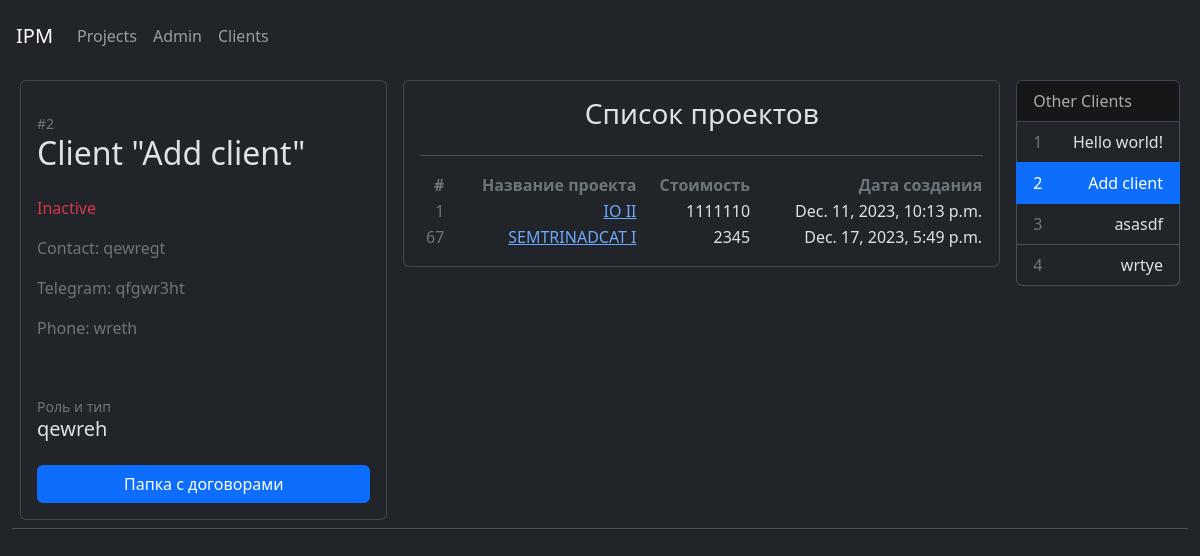
The app's page /clients/2 with its own data.
### ipmclients/models.py (models this page shows, shortened)
class Client(models.Model):
    client_name = models.CharField(max_length=512, unique = True)
    client_contact = models.CharField(max_length=512, null=True)
    client_telegram = models.CharField(max_length=64, null=True)
    client_phone = models.CharField(max_length=11, null=True)
    client_roletype = models.CharField(max_length=512, null=True)
    client_agreements = models.CharField(max_length=1024, null=True)
    client_active = models.BooleanField(default=True)
    def get_absolute_url(self):
        return reverse("client_detail", kwargs={'pk': self.pk})
    class Meta:
        ordering = ["id"]
        verbose_name = "client"
        verbose_name_plural = "clients"
    pass

### ipmalpha/models.py (models this page shows, shortened)
class Project(models.Model):
    project_name = models.CharField(max_length=512, unique = True)
    project_created = models.DateTimeField(null=True, default=timezone.now)
    project_finished = models.DateTimeField(null=True)
    project_status = models.ForeignKey(Status, on_delete=models.PROTECT, null=True, default="Draft")
    project_client = models.ForeignKey(Client, on_delete=models.PROTECT, null=True, related_name='project')
    project_product = models.CharField(max_length=512)
    project_sum = models.IntegerField(default=0)
    def get_absolute_url(self):
        return reverse("project_detail", kwargs={'pk': self.pk})
    class Meta:
        ordering = ["pk"]
        verbose_name = "project"
        verbose_name_plural = "projects"
    pass

### ipmclients/views.py (the view)
# urls.py: path("clients/<slug:pk>", ClientDetailView.as_view(), name="client_detail"),
class ClientDetailView(DetailView):
    model = Client
    template_name = "client_detail.html"
    def get_context_data(self, **kwargs):
        context = super(ClientDetailView, self).get_context_data(**kwargs)
        context['clientsall'] = Client.objects.all()
        return context

### templates/client_detail.html (shortened to what this page needs)
{% extends 'main/layout.html' %}
{% block content %}
<div class="col-12">
            <table class="table" style="border-width: 0px">
                <tr>
                    <td>
                        <div class="card p-3">
                            <span class="text-secondary pt-3" style="font-size: 14px">#{{ object.id }}</span>
                            <h2 class=" pb-3" style=""> Client "{{object.client_name}}" </h2>
                                {% if client.client_active == true %}
                                <p class="text-primary" style=""> Active</p>
                                {% else %}
                                <p class="text-danger" style=""> Inactive</p>
                                {% endif %}
                                <p class="text-secondary" style=""> Contact: {{object.client_contact}}</p>
                                <p class="text-secondary" style=""> Telegram: {{object.client_telegram}}</p>
                                <p class="text-secondary" style=""> Phone: {{object.client_phone}}</p>
                            <br/>
                            <span class="text-secondary pt-3 " style="font-size: 14px">Роль и тип</span>
                            <h5 class=" pb-3" style=""> {{object.client_roletype}} </h5>
                            <a class=
                            {% if object.client_agreements %}
                            "btn btn-primary"
                            {% else %}
                            "btn btn-secondary"
                            {% endif %}
                            href="{{object.client_agreements}}" target="_blank"> Папка с договорами</a>
                        </div>
                    </td>
                    <td>
                        <div class="card p-3">
                            <h3 class="mx-auto" style=""> Список проектов </h3>
                            <table>
                                <hr/>
                                <tr align="right">
                                    <th scope="col" class="text-secondary"> #
                                    </th>
                                    <th scope="col" class="text-secondary"> Название проекта
                                    </th>
                                    <th scope="col" class="text-secondary"> Стоимость
                                    </th>
                                    <th scope="col" class="text-secondary"> Дата создания
                                    </th>
                                </tr>
                                {% if client.project.all %}
                                {% for project in client.project.all %}
                                    <tr align="right">
                                        <td class="text-secondary"> {{ project.id }}
                                        </td>
                                        <td> <a href="{{project.get_absolute_url}}">{{ project.project_name }}</a>
                                        </td>
                                        <td> {{ project.project_sum }}
                                        </td>
                                        <td> {{ project.project_created }}
                                        </td>
                                    </tr>
                                    {% endfor %}
                                {% endif %}
                            </table>
                        </div>
                    </td>
                    <td>
                        <ul class="list-group">
                            <li class="list-group-item list-group-item-secondary"> Other Clients</li>
                        {% for client in clientsall %}
                                {% if client.id == object.id %}
                            <a href="{{client.get_absolute_url}}" class="list-group-item list-group-item-action active d-flex justify-content-between align-items-center">
                                <span class="text">{{client.id}}</span> <span>{{client.client_name}}</span>
                                {% else %}
                            <a href="{{client.get_absolute_url}}" class="list-group-item list-group-item-action d-flex justify-content-between align-items-center">
                                <span class="text-secondary">{{client.id}}</span> <span>{{client.client_name}}</span>
                                {% endif %}
                            </a>
                        {% endfor %}
                    </ul>
                    </td>
                </tr>
            </table>
        </div>
    </div>
{% endblock %}

### records on screen
Client: id "2", client_name "Add client", client_contact "qewregt", client_telegram "qfgwr3ht", client_phone "wreth", client_roletype "qewreh"
Project: id "1", project_name "IO II", project_sum "1111110", project_created "Dec. 11, 2023, 10:13 p.m."
Project: id "67", project_name "SEMTRINADCAT I", project_sum "2345", project_created "Dec. 17, 2023, 5:49 p.m."
Client: id "1", client_name "Hello world!"
Client: id "3", client_name "asasdf"
Client: id "4", client_name "wrtye"
